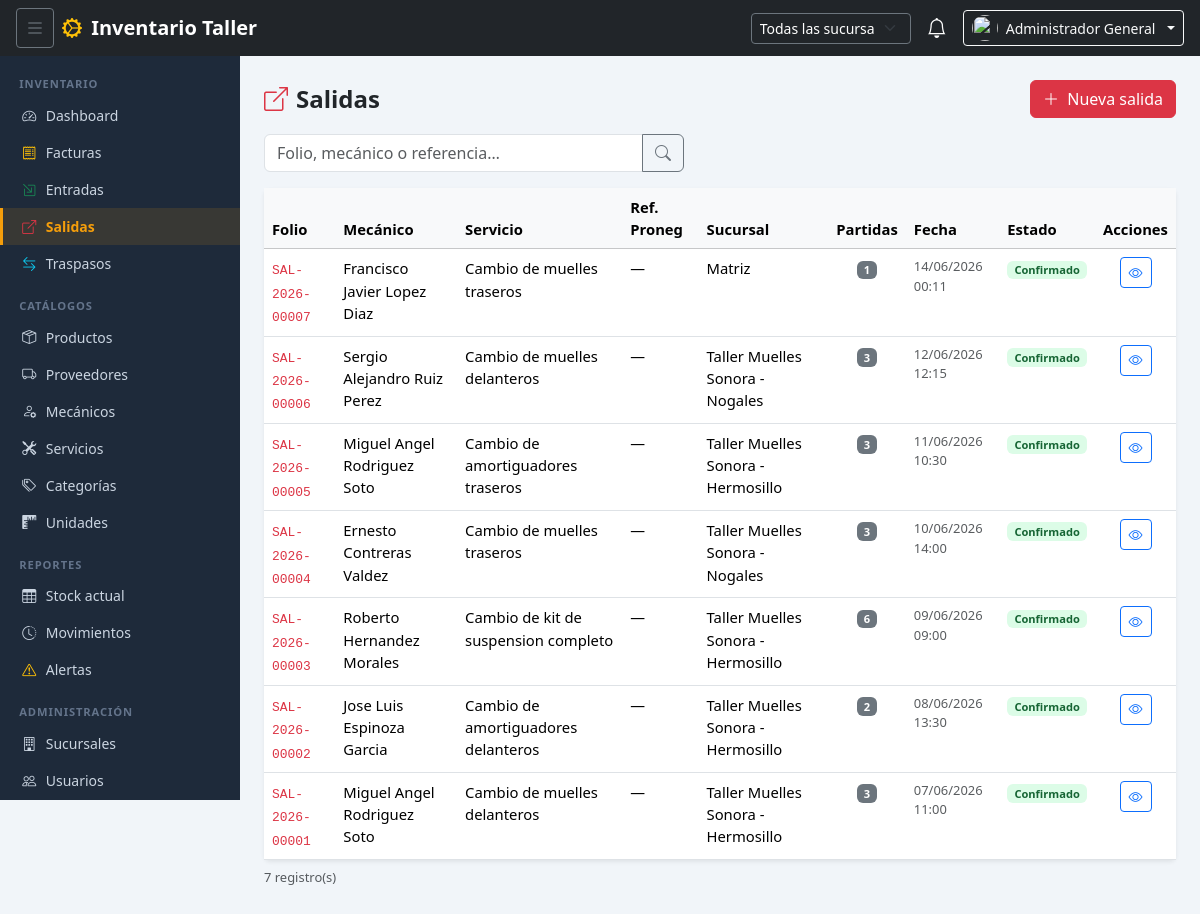
Screenshot of /?modulo=salidas (signed in) with the database file from the repository.
### tables this page shows
CREATE TABLE `usuarios` (
  `id` int(10) unsigned NOT NULL AUTO_INCREMENT,
  `nombre` varchar(120) NOT NULL,
  `email` varchar(150) NOT NULL,
  `password_hash` varchar(255) NOT NULL,
  `rol` enum('admin','almacenista','consulta') NOT NULL DEFAULT 'consulta',
  `sucursal_id` tinyint(3) unsigned DEFAULT NULL,
  `activo` tinyint(1) NOT NULL DEFAULT 1,
  `ultimo_acceso` datetime DEFAULT NULL,
  `created_at` datetime NOT NULL DEFAULT current_timestamp(),
  `foto` varchar(255) DEFAULT NULL,
  PRIMARY KEY (`id`),
  UNIQUE KEY `uq_usr_email` (`email`),
  KEY `idx_usr_sucursal` (`sucursal_id`),
  CONSTRAINT `fk_usr_suc` FOREIGN KEY (`sucursal_id`) REFERENCES `sucursales` (`id`) ON DELETE SET NULL ON UPDATE CASCADE
);

CREATE TABLE `movimientos` (
  `id` int(10) unsigned NOT NULL AUTO_INCREMENT,
  `tipo` enum('entrada','salida','traspaso_salida','traspaso_entrada','ajuste') NOT NULL,
  `folio` varchar(30) NOT NULL,
  `sucursal_id` tinyint(3) unsigned NOT NULL,
  `sucursal_dest_id` tinyint(3) unsigned DEFAULT NULL,
  `proveedor_id` int(10) unsigned DEFAULT NULL,
  `mecanico_id` int(10) unsigned DEFAULT NULL,
  `servicio_id` smallint(5) unsigned DEFAULT NULL,
  `referencia_factura` varchar(80) DEFAULT NULL,
  `uuid_cfdi` char(36) DEFAULT NULL,
  `notas` text DEFAULT NULL,
  `estado` enum('borrador','confirmado','cancelado') NOT NULL DEFAULT 'confirmado',
  `usuario_id` int(10) unsigned NOT NULL,
  `created_at` datetime NOT NULL DEFAULT current_timestamp(),
  PRIMARY KEY (`id`),
  UNIQUE KEY `uq_mov_folio` (`folio`),
  KEY `idx_mov_tipo_fecha` (`tipo`,`created_at`),
  KEY `idx_mov_sucursal` (`sucursal_id`),
  KEY `idx_mov_mecanico` (`mecanico_id`),
  KEY `idx_mov_uuid` (`uuid_cfdi`),
  KEY `fk_mov_suc2` (`sucursal_dest_id`),
  KEY `fk_mov_prov` (`proveedor_id`),
  KEY `fk_mov_ser` (`servicio_id`),
  KEY `fk_mov_usr` (`usuario_id`),
  CONSTRAINT `fk_mov_mec` FOREIGN KEY (`mecanico_id`) REFERENCES `mecanicos` (`id`),
  CONSTRAINT `fk_mov_prov` FOREIGN KEY (`proveedor_id`) REFERENCES `proveedores` (`id`),
  CONSTRAINT `fk_mov_ser` FOREIGN KEY (`servicio_id`) REFERENCES `servicios` (`id`),
  CONSTRAINT `fk_mov_suc1` FOREIGN KEY (`sucursal_id`) REFERENCES `sucursales` (`id`),
  CONSTRAINT `fk_mov_suc2` FOREIGN KEY (`sucursal_dest_id`) REFERENCES `sucursales` (`id`),
  CONSTRAINT `fk_mov_usr` FOREIGN KEY (`usuario_id`) REFERENCES `usuarios` (`id`)
);

CREATE TABLE `sucursales` (
  `id` tinyint(3) unsigned NOT NULL AUTO_INCREMENT,
  `nombre` varchar(100) NOT NULL,
  `ciudad` varchar(80) NOT NULL,
  `direccion` varchar(255) DEFAULT NULL,
  `telefono` varchar(20) DEFAULT NULL,
  `activa` tinyint(1) NOT NULL DEFAULT 1,
  `created_at` datetime NOT NULL DEFAULT current_timestamp(),
  `foto` varchar(255) DEFAULT NULL,
  `latitud` decimal(10,7) DEFAULT NULL,
  `longitud` decimal(10,7) DEFAULT NULL,
  PRIMARY KEY (`id`)
);

### modules/salidas/views/lista.php (the view, shortened to what the rows shown need)
<div class="card border-0 shadow-sm">
    <div class="card-body p-0">
        <div class="table-responsive">
            <table class="table table-hover mb-0">
                <thead class="table-light">
                    <tr>
                        <th>Folio</th>
                        <th>Mecánico</th>
                        <th>Servicio</th>
                        <th>Ref. Proneg</th>
                        <th>Sucursal</th>
                        <th class="text-center">Partidas</th>
                        <th>Fecha</th>
                        <th>Estado</th>
                        <th class="text-center">Acciones</th>
                    </tr>
                </thead>
                <tbody>
                <?php if (empty($resultado['filas'])): ?>
                    <tr><td colspan="9" class="text-center text-muted py-4">No hay salidas registradas</td></tr>
                <?php else: ?>
                    <?php foreach ($resultado['filas'] as $s): ?>
                    <tr>
                        <td><code class="text-danger"><?= htmlspecialchars($s['folio']) ?></code></td>
                        <td><?= htmlspecialchars($s['mecanico']) ?></td>
                        <td><?= htmlspecialchars($s['servicio']) ?></td>
                        <td><?= htmlspecialchars($s['referencia_factura'] ?: '—') ?></td>
                        <td><?= htmlspecialchars($s['sucursal']) ?></td>
                        <td class="text-center"><span class="badge bg-secondary"><?= $s['num_partidas'] ?></span></td>
                        <td class="text-muted small"><?= date('d/m/Y H:i', strtotime($s['created_at'])) ?></td>
                        <td>
                            <span class="badge badge-estado-<?= htmlspecialchars($s['estado'], ENT_QUOTES, 'UTF-8') ?>">
                                <?= ucfirst($s['estado']) ?>
                            </span>
                        </td>
                        <td class="text-center">
                            <a href="<?= $appUrl ?>/?modulo=salidas&accion=detalle&id=<?= $s['id'] ?>"
                               class="btn btn-sm btn-outline-primary">
                                <i class="bi bi-eye"></i>
                            </a>
                        </td>
                    </tr>
                    <?php endforeach; ?>
                <?php endif; ?>
                </tbody>
            </table>
        </div>
    </div>
</div>

### shared/views/layout.php (shortened to what the rows shown need)
<!DOCTYPE html>
<html lang="es">
<head>
    <link rel="stylesheet" href="https://cdn.jsdelivr.net/npm/bootstrap@5.3.3/dist/css/bootstrap.min.css">
    <link rel="stylesheet" href="https://cdn.jsdelivr.net/npm/bootstrap-icons@1.11.3/font/bootstrap-icons.min.css">
    <link rel="stylesheet" href="<?= $appUrl ?>/assets/css/app.css">
</head>
<body>
<nav class="navbar navbar-dark bg-dark px-3 fixed-top" style="z-index:1040">
    <div class="d-flex align-items-center gap-3">
        <div class="dropdown">
            <button class="btn btn-sm btn-outline-light dropdown-toggle d-flex align-items-center gap-2" data-bs-toggle="dropdown">
                <img src="<?= foto_o_avatar($usuario['foto'] ?? null, $usuario['nombre'] ?? '', $appUrl, 52) ?>" alt=""
                     class="rounded-circle" style="width:26px;height:26px;object-fit:cover">
                <?= htmlspecialchars($usuario['nombre']) ?>
            </button>
        </div>
    </div>
</nav>
<div id="main-content" class="main-content">
    <?php require $vistaPath; ?>
</div>
</body>
</html>

### rows the page displays
usuarios: nombre "Administrador General"
movimientos: folio "SAL-2026-00007", mecanico "Francisco Javier Lopez Diaz", servicio "Cambio de muelles traseros", referencia_factura "—", sucursal.nombre "Matriz", num_partidas "1", created_at "14/06/2026 00:11", estado "Confirmado"
movimientos: folio "SAL-2026-00006", mecanico "Sergio Alejandro Ruiz Perez", servicio "Cambio de muelles delanteros", referencia_factura "—", sucursal.nombre "Taller Muelles Sonora - Nogales", num_partidas "3", created_at "12/06/2026 12:15", estado "Confirmado"
movimientos: folio "SAL-2026-00005", mecanico "Miguel Angel Rodriguez Soto", servicio "Cambio de amortiguadores traseros", referencia_factura "—", sucursal.nombre "Taller Muelles Sonora - Hermosillo", num_partidas "3", created_at "11/06/2026 10:30", estado "Confirmado"
movimientos: folio "SAL-2026-00004", mecanico "Ernesto Contreras Valdez", servicio "Cambio de muelles traseros", referencia_factura "—", sucursal.nombre "Taller Muelles Sonora - Nogales", num_partidas "3", created_at "10/06/2026 14:00", estado "Confirmado"
movimientos: folio "SAL-2026-00003", mecanico "Roberto Hernandez Morales", servicio "Cambio de kit de suspension completo", referencia_factura "—", sucursal.nombre "Taller Muelles Sonora - Hermosillo", num_partidas "6", created_at "09/06/2026 09:00", estado "Confirmado"
movimientos: folio "SAL-2026-00002", mecanico "Jose Luis Espinoza Garcia", servicio "Cambio de amortiguadores delanteros", referencia_factura "—", sucursal.nombre "Taller Muelles Sonora - Hermosillo", num_partidas "2", created_at "08/06/2026 13:30", estado "Confirmado"
movimientos: folio "SAL-2026-00001", mecanico "Miguel Angel Rodriguez Soto", servicio "Cambio de muelles delanteros", referencia_factura "—", sucursal.nombre "Taller Muelles Sonora - Hermosillo", num_partidas "3", created_at "07/06/2026 11:00", estado "Confirmado"

### other values shown
$appName "Inventario Taller"
$resultado['total'] "7"
